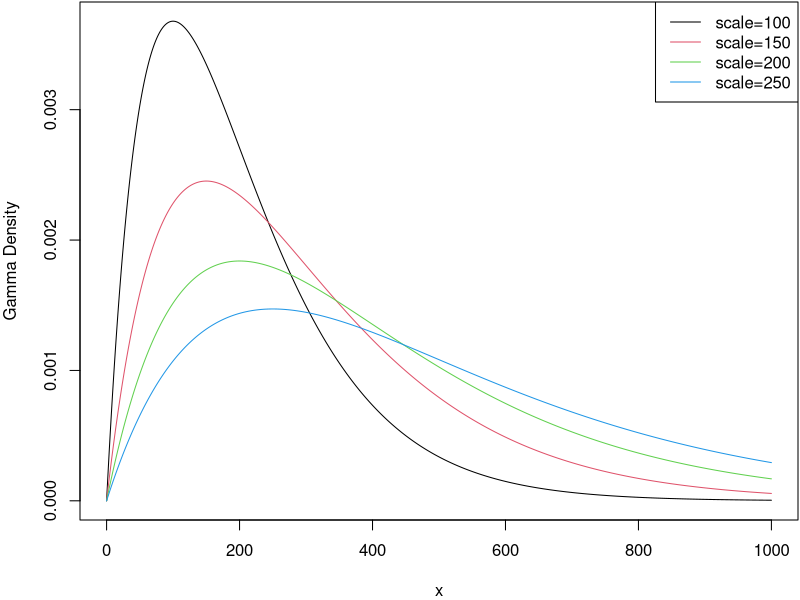
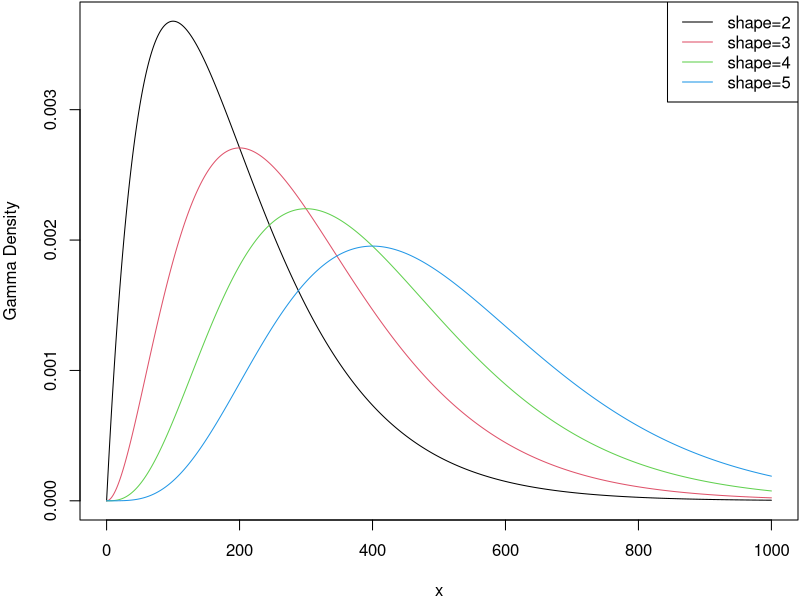
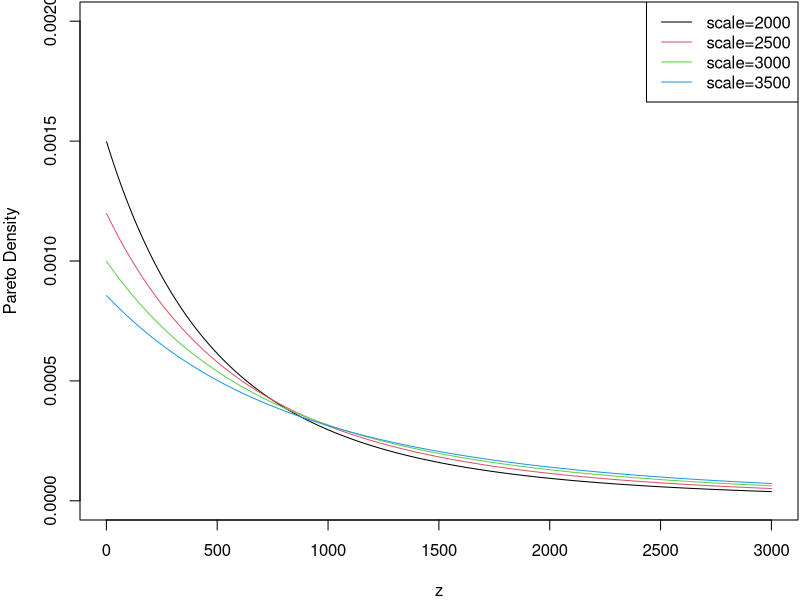
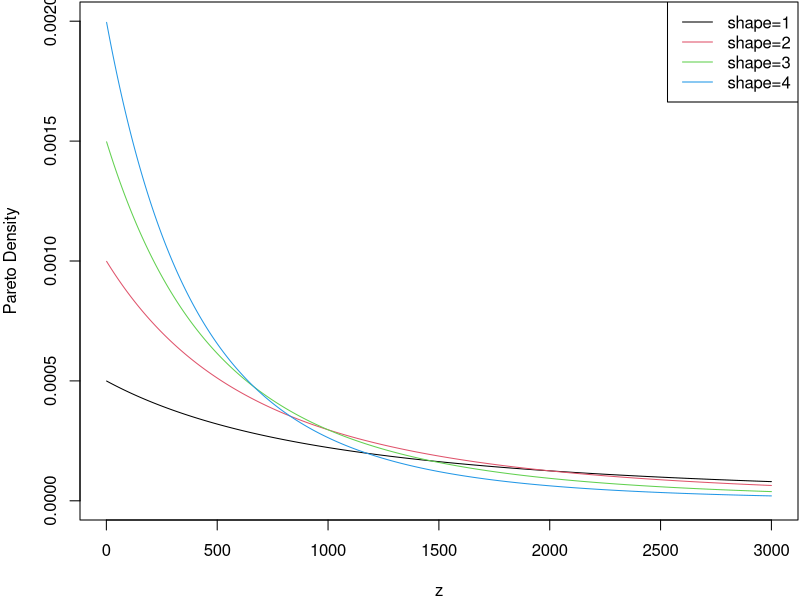
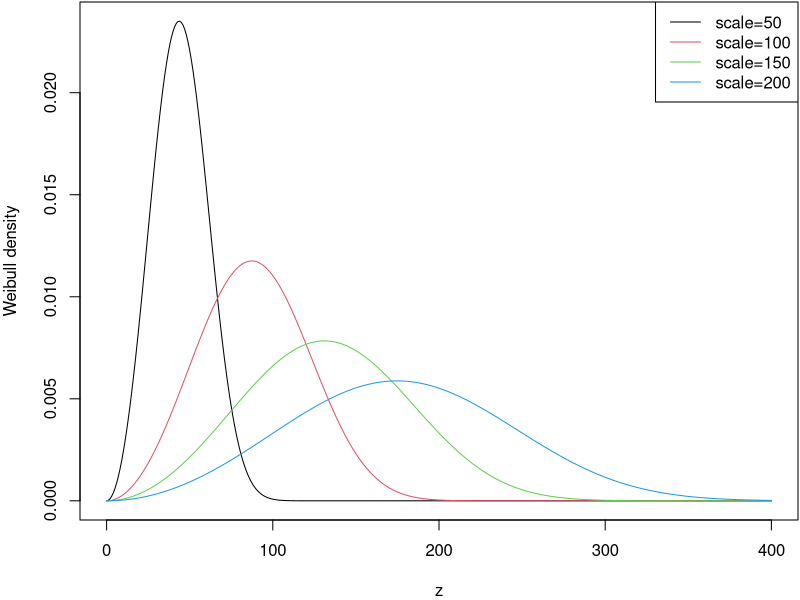
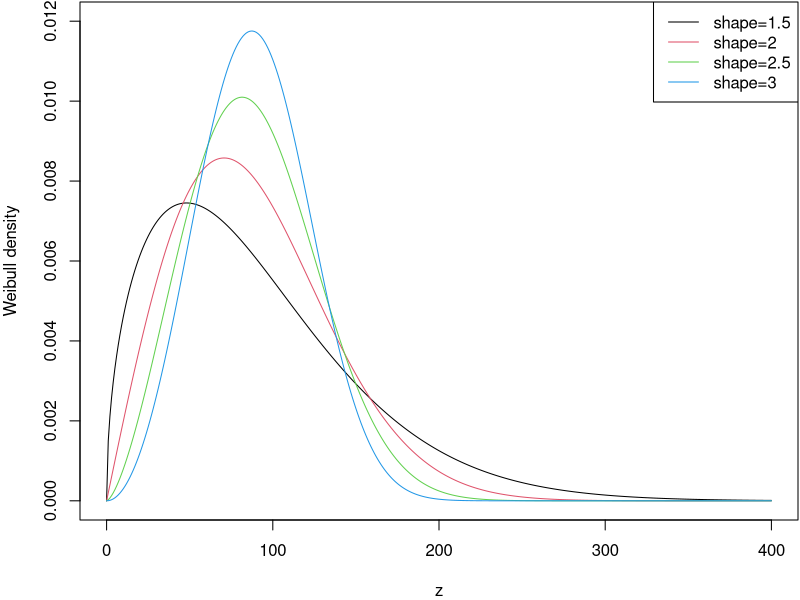

Write R code to recreate these figures, in order.
## ---- chunk 1
scaleparam <- seq(100,250,by=50)
shapeparam <- 2:5
x = seq(0,1000,by=1)

par(mar = c(4, 4, .1, .1))
fgamma <- dgamma(x, shape = 2, scale = scaleparam[1])
plot(x, fgamma, type = "l", ylab = "Gamma Density")

for(k in 2:length(scaleparam)){
  fgamma <- dgamma(x,shape = 2, scale = scaleparam[k])
  lines(x,fgamma, col = k)
}

legend("topright", c("scale=100", "scale=150", "scale=200", "scale=250"), lty=1, col = 1:4)
## ---- chunk 2
par(mar = c(4, 4, .1, .1))
fgamma <- dgamma(x, shape = shapeparam[1], scale = 100)
plot(x, fgamma, type = "l", ylab = "Gamma Density")
for(k in 2:length(shapeparam)){
  fgamma <- dgamma(x,shape = shapeparam[k], scale = 100)
  lines(x,fgamma, col = k)
}
legend("topright", c("shape=2", "shape=3", "shape=4", "shape=5"), lty=1, col = 1:4)
## ---- chunk 3

#install.packages("VGAM")
library(VGAM)
scaleparam <- seq(2000,3500,500)
shapeparam <- 1:4
z<- seq(1,3000,by=1)
fpareto <- dparetoII(z, shape = 3, scale = scaleparam[1])
plot(z, fpareto, ylim=c(0,0.002),type = "l", ylab = "Pareto Density")
for(k in 2:length(shapeparam)){
  fpareto <- dparetoII(z,shape = 3, scale = scaleparam[k])
  lines(z,fpareto, col = k) }
legend("topright", c("scale=2000", "scale=2500", "scale=3000", "scale=3500"), lty=1, col = 1:4)

## ---- chunk 4

#install.packages("VGAM")
library(VGAM)
scaleparam <- seq(2000,3500,500)
shapeparam <- 1:4
z<- seq(1,3000,by=1)
fpareto <- dparetoII(z, shape = shapeparam[1], scale = 2000)
plot(z, fpareto, ylim=c(0,0.002),type = "l", ylab = "Pareto Density")
for(k in 2:length(shapeparam)){
  fpareto <- dparetoII(z,shape = shapeparam[k], scale = 2000)
  lines(z,fpareto, col = k)}
legend("topright", c("shape=1", "shape=2", "shape=3", "shape=4"), lty=1, col = 1:4)

## ---- chunk 5
# Varying Scale Weibull Densities
z<- seq(0,400,by=1)
scaleparam <- seq(50,200,50)
shapeparam <- seq(1.5,3,0.5)
plot(z, dweibull(z, shape = 3, scale = scaleparam[1]), type = "l", ylab = "Weibull density")
for(k in 2:length(scaleparam)){
  lines(z,dweibull(z,shape = 3, scale = scaleparam[k]), col = k)}
legend("topright", c("scale=50", "scale=100", "scale=150", "scale=200"), lty=1, col = 1:4)

## ---- chunk 6
# Varying Shape Weibull Densities
plot(z, dweibull(z, shape = shapeparam[1], scale = 100), ylim=c(0,0.012), type = "l", ylab = "Weibull density")
for(k in 2:length(shapeparam)){
  lines(z,dweibull(z,shape = shapeparam[k], scale = 100), col = k)}
legend("topright", c("shape=1.5", "shape=2", "shape=2.5", "shape=3"), lty=1, col = 1:4)
## ---- chunk 7
knitr::include_url("http://www.ssc.wisc.edu/~jfrees/loss-data-analytics/chapter-3-modeling-loss-severity/loss-data-analytics-severity-problems/",height = "600px")
